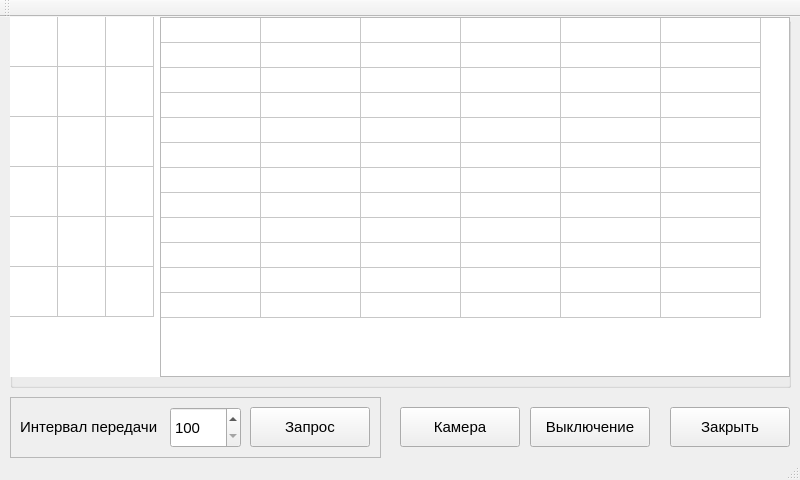
<?xml version="1.0" encoding="UTF-8"?>
<ui version="4.0">
 <class>MainWindow</class>
 <widget class="QMainWindow" name="MainWindow">
  <property name="geometry">
   <rect>
    <x>0</x>
    <y>0</y>
    <width>800</width>
    <height>480</height>
   </rect>
  </property>
  <property name="sizePolicy">
   <sizepolicy hsizetype="Fixed" vsizetype="Fixed">
    <horstretch>0</horstretch>
    <verstretch>0</verstretch>
   </sizepolicy>
  </property>
  <property name="minimumSize">
   <size>
    <width>600</width>
    <height>0</height>
   </size>
  </property>
  <property name="windowTitle">
   <string>MainWindow</string>
  </property>
  <widget class="QWidget" name="centralWidget">
   <widget class="QGroupBox" name="grbDev">
    <property name="geometry">
     <rect>
      <x>10</x>
      <y>0</y>
      <width>781</width>
      <height>371</height>
     </rect>
    </property>
    <property name="title">
     <string/>
    </property>
    <widget class="QTableWidget" name="tblwTitle">
     <property name="geometry">
      <rect>
       <x>0</x>
       <y>0</y>
       <width>150</width>
       <height>360</height>
      </rect>
     </property>
     <property name="font">
      <font>
       <pointsize>10</pointsize>
      </font>
     </property>
     <property name="frameShape">
      <enum>QFrame::NoFrame</enum>
     </property>
     <property name="rowCount">
      <number>6</number>
     </property>
     <property name="columnCount">
      <number>3</number>
     </property>
     <attribute name="horizontalHeaderVisible">
      <bool>false</bool>
     </attribute>
     <attribute name="horizontalHeaderDefaultSectionSize">
      <number>48</number>
     </attribute>
     <attribute name="verticalHeaderVisible">
      <bool>false</bool>
     </attribute>
     <attribute name="verticalHeaderDefaultSectionSize">
      <number>50</number>
     </attribute>
     <row/>
     <row/>
     <row/>
     <row/>
     <row/>
     <row/>
     <column/>
     <column/>
     <column/>
    </widget>
    <widget class="QTableWidget" name="tblwState">
     <property name="geometry">
      <rect>
       <x>150</x>
       <y>0</y>
       <width>630</width>
       <height>360</height>
      </rect>
     </property>
     <property name="font">
      <font>
       <pointsize>11</pointsize>
      </font>
     </property>
     <property name="rowCount">
      <number>12</number>
     </property>
     <property name="columnCount">
      <number>6</number>
     </property>
     <attribute name="horizontalHeaderVisible">
      <bool>false</bool>
     </attribute>
     <attribute name="verticalHeaderVisible">
      <bool>false</bool>
     </attribute>
     <attribute name="verticalHeaderDefaultSectionSize">
      <number>25</number>
     </attribute>
     <row/>
     <row/>
     <row/>
     <row/>
     <row/>
     <row/>
     <row/>
     <row/>
     <row/>
     <row/>
     <row/>
     <row/>
     <column/>
     <column/>
     <column/>
     <column/>
     <column/>
     <column/>
    </widget>
   </widget>
   <widget class="QPushButton" name="pbClose">
    <property name="geometry">
     <rect>
      <x>670</x>
      <y>390</y>
      <width>120</width>
      <height>40</height>
     </rect>
    </property>
    <property name="sizePolicy">
     <sizepolicy hsizetype="Expanding" vsizetype="Expanding">
      <horstretch>0</horstretch>
      <verstretch>0</verstretch>
     </sizepolicy>
    </property>
    <property name="font">
     <font>
      <pointsize>11</pointsize>
     </font>
    </property>
    <property name="text">
     <string>Закрыть</string>
    </property>
   </widget>
   <widget class="QPushButton" name="pbOff">
    <property name="geometry">
     <rect>
      <x>530</x>
      <y>390</y>
      <width>120</width>
      <height>40</height>
     </rect>
    </property>
    <property name="sizePolicy">
     <sizepolicy hsizetype="Expanding" vsizetype="Expanding">
      <horstretch>0</horstretch>
      <verstretch>0</verstretch>
     </sizepolicy>
    </property>
    <property name="font">
     <font>
      <pointsize>11</pointsize>
     </font>
    </property>
    <property name="text">
     <string>Выключение</string>
    </property>
   </widget>
   <widget class="QFrame" name="frame">
    <property name="geometry">
     <rect>
      <x>10</x>
      <y>380</y>
      <width>371</width>
      <height>61</height>
     </rect>
    </property>
    <property name="frameShape">
     <enum>QFrame::StyledPanel</enum>
    </property>
    <property name="frameShadow">
     <enum>QFrame::Raised</enum>
    </property>
    <widget class="QSpinBox" name="spbInterval">
     <property name="geometry">
      <rect>
       <x>160</x>
       <y>10</y>
       <width>71</width>
       <height>41</height>
      </rect>
     </property>
     <property name="font">
      <font>
       <pointsize>11</pointsize>
      </font>
     </property>
     <property name="minimum">
      <number>100</number>
     </property>
     <property name="maximum">
      <number>10000</number>
     </property>
    </widget>
    <widget class="QPushButton" name="pbPack">
     <property name="geometry">
      <rect>
       <x>240</x>
       <y>10</y>
       <width>120</width>
       <height>40</height>
      </rect>
     </property>
     <property name="sizePolicy">
      <sizepolicy hsizetype="Expanding" vsizetype="Expanding">
       <horstretch>0</horstretch>
       <verstretch>0</verstretch>
      </sizepolicy>
     </property>
     <property name="font">
      <font>
       <pointsize>11</pointsize>
      </font>
     </property>
     <property name="text">
      <string>Запрос</string>
     </property>
    </widget>
    <widget class="QLabel" name="label">
     <property name="geometry">
      <rect>
       <x>10</x>
       <y>20</y>
       <width>141</width>
       <height>20</height>
      </rect>
     </property>
     <property name="font">
      <font>
       <pointsize>11</pointsize>
      </font>
     </property>
     <property name="text">
      <string>Интервал передачи</string>
     </property>
    </widget>
   </widget>
   <widget class="QPushButton" name="pbCamera">
    <property name="geometry">
     <rect>
      <x>400</x>
      <y>390</y>
      <width>120</width>
      <height>40</height>
     </rect>
    </property>
    <property name="sizePolicy">
     <sizepolicy hsizetype="Expanding" vsizetype="Expanding">
      <horstretch>0</horstretch>
      <verstretch>0</verstretch>
     </sizepolicy>
    </property>
    <property name="font">
     <font>
      <pointsize>11</pointsize>
     </font>
    </property>
    <property name="text">
     <string>Камера</string>
    </property>
   </widget>
  </widget>
  <widget class="QToolBar" name="mainToolBar">
   <attribute name="toolBarArea">
    <enum>TopToolBarArea</enum>
   </attribute>
   <attribute name="toolBarBreak">
    <bool>false</bool>
   </attribute>
  </widget>
  <widget class="QStatusBar" name="statusBar"/>
 </widget>
 <layoutdefault spacing="6" margin="11"/>
 <resources/>
 <connections/>
</ui>
